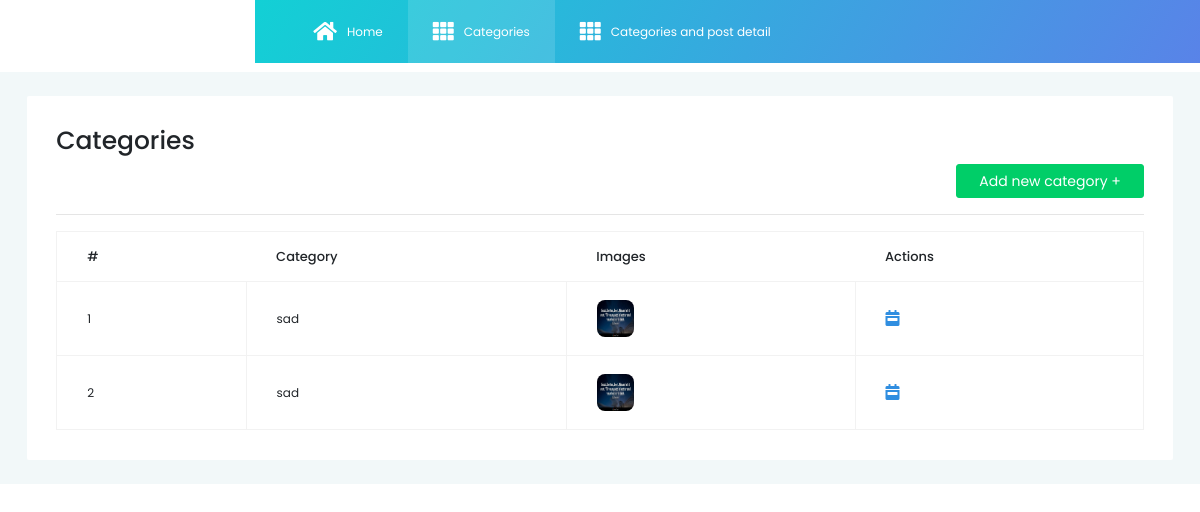
The page /categories on the database as committed earlier.
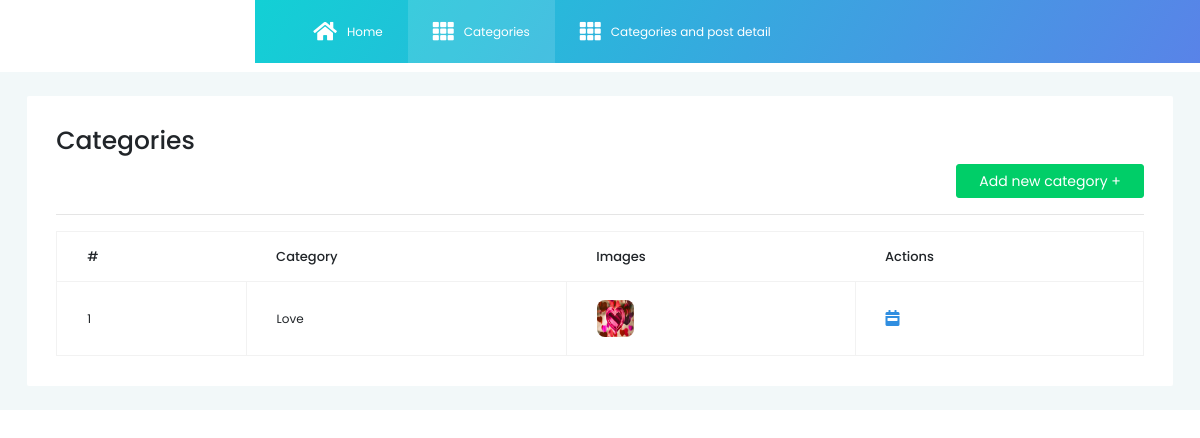
The same page on the database as committed later.
### quotes/models.py (models this page shows, shortened)
class Categories(db.Model):
    id = db.Column(db.Integer, primary_key=True)
    image_file = db.Column(db.String(60), default='default.jpg')
    category_name = db.Column(db.String(80))

### quotes/categories/routes.py (the view)
@category.route('/categories', methods=['GET', 'POST'])
def get_categories():
    categories = Categories.query.all()
    quote = Quotes.query.all()
    return render_template('categories.html', categories=categories, title='Add Categories', quote=quote)

### quotes/template/categories.html
{% extends 'layout.html' %}
{% block content %}
<div class="col-lg-12 grid-margin stretch-card content-wrapper">
    <div class="card">
        <div class="card-body">
            <h3>Categories</h3>
            <div style="text-align: right">
                <a href="{{ url_for('category.add_new_category')}}" class="btn btn-success">
                    Add new category +</a>
            </div>
            <hr>
            <div class="table-responsive">
                <table class="table table-bordered">
                    <thead>
                    <tr>
                        <th>
                            #
                        </th>
                        <th>
                            Category
                        </th>
                        <th>
                            Images
                        </th>
                        <th>
                            Actions
                        </th>
                    </tr>
                    </thead>
                    <tbody>
                    {% for cat in categories %}
                    <tr>
                        <td>
                            <small class="">{{ cat.id }}</small>
                        </td>
                        <td>
                            <small>{{ cat.category_name}}</small>
                        </td>
                        <td>
                            <img src="{{url_for('static', filename='cat_images/' + cat.image_file)}}"
                                 class="rounded profile-image">
                        </td>
                        <td>
                            <a href="{{ url_for('category.get_categoryDetail', category_id=cat.category_name)}}"><i
                                    class="fas fa-calendar-week"
                                    style="font-size: medium; padding-right: 10px; color: #308ee0;"></i></a>
                        </td>
                    </tr>
                    {% endfor %}
                    </tbody>
                </table>
            </div>
        </div>
    </div>
</div>
{% endblock %}

Rows that differ between the two databases and show on the page:
removed Categories: id "2", category_name "sad", image_file (placeholder picture)
changed Categories id 1: category_name "sad" → "Love"; image_file: picture added in place of a placeholder
